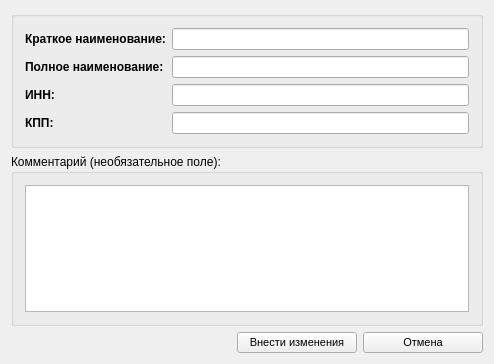
<?xml version="1.0" encoding="UTF-8"?>
<ui version="4.0">
 <class>ZPartnersForm</class>
 <widget class="QWidget" name="ZPartnersForm">
  <property name="geometry">
   <rect>
    <x>0</x>
    <y>0</y>
    <width>494</width>
    <height>364</height>
   </rect>
  </property>
  <property name="minimumSize">
   <size>
    <width>480</width>
    <height>250</height>
   </size>
  </property>
  <property name="windowTitle">
   <string>Добавление (изменение) данных контрагентов</string>
  </property>
  <property name="windowIcon">
   <iconset resource="../plan_fakt.qrc">
    <normaloff>:/images/add.png</normaloff>:/images/add.png</iconset>
  </property>
  <property name="styleSheet">
   <string notr="true"/>
  </property>
  <layout class="QVBoxLayout" name="verticalLayout">
   <item>
    <widget class="QGroupBox" name="requiredBox">
     <property name="title">
      <string/>
     </property>
     <layout class="QFormLayout" name="formLayout">
      <item row="0" column="0">
       <widget class="QLabel" name="nameText">
        <property name="font">
         <font>
          <weight>75</weight>
          <bold>true</bold>
         </font>
        </property>
        <property name="text">
         <string>Краткое наименование:</string>
        </property>
       </widget>
      </item>
      <item row="0" column="1">
       <widget class="QLineEdit" name="txtName">
        <property name="maxLength">
         <number>64</number>
        </property>
       </widget>
      </item>
      <item row="1" column="0">
       <widget class="QLabel" name="nameText_2">
        <property name="font">
         <font>
          <weight>75</weight>
          <bold>true</bold>
         </font>
        </property>
        <property name="text">
         <string>Полное наименование:</string>
        </property>
       </widget>
      </item>
      <item row="1" column="1">
       <widget class="QLineEdit" name="txtNameFull">
        <property name="maxLength">
         <number>64</number>
        </property>
       </widget>
      </item>
      <item row="2" column="0">
       <widget class="QLabel" name="nameText_3">
        <property name="font">
         <font>
          <weight>75</weight>
          <bold>true</bold>
         </font>
        </property>
        <property name="text">
         <string>ИНН:</string>
        </property>
       </widget>
      </item>
      <item row="2" column="1">
       <widget class="QLineEdit" name="txtINN">
        <property name="inputMask">
         <string>000000000000; </string>
        </property>
        <property name="maxLength">
         <number>12</number>
        </property>
       </widget>
      </item>
      <item row="3" column="0">
       <widget class="QLabel" name="nameText_4">
        <property name="font">
         <font>
          <weight>75</weight>
          <bold>true</bold>
         </font>
        </property>
        <property name="text">
         <string>КПП:</string>
        </property>
       </widget>
      </item>
      <item row="3" column="1">
       <widget class="QLineEdit" name="txtKPP">
        <property name="inputMask">
         <string>000000000000; </string>
        </property>
        <property name="maxLength">
         <number>12</number>
        </property>
       </widget>
      </item>
     </layout>
    </widget>
   </item>
   <item>
    <widget class="QGroupBox" name="pnlComment">
     <property name="title">
      <string>Комментарий (необязательное поле):</string>
     </property>
     <layout class="QGridLayout" name="gridLayout">
      <item row="0" column="0">
       <widget class="QTextEdit" name="txtComment"/>
      </item>
     </layout>
    </widget>
   </item>
   <item>
    <layout class="QHBoxLayout" name="horizontalLayout">
     <item>
      <spacer name="horizontalSpacer">
       <property name="orientation">
        <enum>Qt::Horizontal</enum>
       </property>
       <property name="sizeHint" stdset="0">
        <size>
         <width>40</width>
         <height>20</height>
        </size>
       </property>
      </spacer>
     </item>
     <item>
      <widget class="QPushButton" name="cmdSave">
       <property name="minimumSize">
        <size>
         <width>120</width>
         <height>0</height>
        </size>
       </property>
       <property name="font">
        <font>
         <family>MS Shell Dlg 2</family>
         <pointsize>8</pointsize>
        </font>
       </property>
       <property name="text">
        <string>Внести изменения</string>
       </property>
       <property name="icon">
        <iconset resource="../plan_fakt.qrc">
         <normaloff>:/images/add.png</normaloff>:/images/add.png</iconset>
       </property>
       <property name="iconSize">
        <size>
         <width>24</width>
         <height>24</height>
        </size>
       </property>
      </widget>
     </item>
     <item>
      <widget class="QPushButton" name="cmdCancel">
       <property name="minimumSize">
        <size>
         <width>120</width>
         <height>0</height>
        </size>
       </property>
       <property name="font">
        <font>
         <family>MS Shell Dlg 2</family>
         <pointsize>8</pointsize>
        </font>
       </property>
       <property name="text">
        <string>Отмена</string>
       </property>
       <property name="icon">
        <iconset resource="../plan_fakt.qrc">
         <normaloff>:/images/error.png</normaloff>:/images/error.png</iconset>
       </property>
       <property name="iconSize">
        <size>
         <width>24</width>
         <height>24</height>
        </size>
       </property>
      </widget>
     </item>
    </layout>
   </item>
  </layout>
 </widget>
 <layoutdefault spacing="6" margin="11"/>
 <resources>
  <include location="../plan_fakt.qrc"/>
  <include location="../plan_fakt.qrc"/>
  <include location="../plan_fakt.qrc"/>
  <include location="../plan_fakt.qrc"/>
  <include location="../plan_fakt.qrc"/>
  <include location="../plan_fakt.qrc"/>
 </resources>
 <connections>
  <connection>
   <sender>cmdCancel</sender>
   <signal>clicked()</signal>
   <receiver>ZPartnersForm</receiver>
   <slot>close()</slot>
   <hints>
    <hint type="sourcelabel">
     <x>423</x>
     <y>337</y>
    </hint>
    <hint type="destinationlabel">
     <x>246</x>
     <y>181</y>
    </hint>
   </hints>
  </connection>
 </connections>
</ui>
